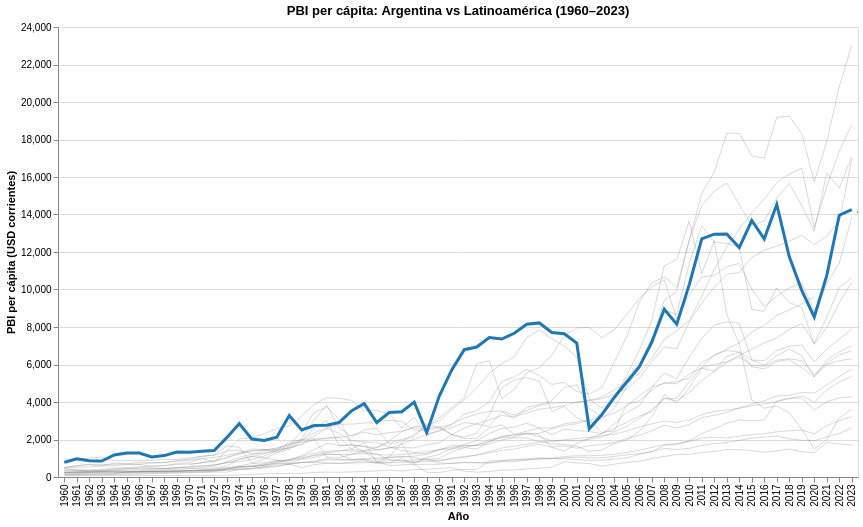

Notebook cell for this chart:
### Markdown cell above
ANÁLISIS PBI PER CAPITA DE ARGENTINA

**COMPARO DESDE 1960 HASTA 2024 VS OTROS PAÍSES DE LATINOAMERICA**

### Code cell
# Traer todos los países de la región "Latin America & Caribbean"
r = requests.get(f"{BASE_URL}/country?format=json&per_page=300&region=LCN")
data = r.json()
paises = data[1]
df_paises = pd.DataFrame(paises)
print(df_paises[["id", "name"]].to_string())

import time

# Códigos de países latinoamericanos más relevantes
paises_latam = [
    "ARG","BRA","CHL","COL","MEX","PER","URY",
    "BOL","ECU","PRY","VEN","GTM","CRI","PAN",
    "DOM","HND","SLV","NIC","CUB","HTI"
]

paises_str = ";".join(paises_latam)

url = f"{BASE_URL}/country/{paises_str}/indicator/NY.GDP.PCAP.CD"
r = requests.get(url, params={
    "format": "json",
    "per_page": "2000",
    "date": "1960:2023"
})

datos = r.json()[1]
df = pd.DataFrame(datos)

# Limpiar y estructurar
df["pais"] = df["country"].apply(lambda x: x["value"])
df["iso"]  = df["countryiso3code"]
df = df[["pais", "iso", "date", "value"]].dropna()
df.columns = ["País", "ISO", "Año", "PBI_per_capita"]
df["Año"] = df["Año"].astype(int)

print(df.shape)
print(df.head())

# Columna para destacar ARG vs el resto
df["color"] = df["ISO"].apply(lambda x: "Argentina" if x == "ARG" else "Resto LATAM")

print(df["País"].unique())  # verificar que estén todos los países

import altair as alt

# Líneas del resto de LATAM (grises, finas)
lineas_latam = alt.Chart(df[df["color"] == "Resto LATAM"]).mark_line(
    opacity=0.3,
    strokeWidth=1
).encode(
    x=alt.X("Año:O", title="Año"),
    y=alt.Y("PBI_per_capita:Q", title="PBI per cápita (USD corrientes)"),
    color=alt.value("gray"),
    detail="País:N",
    tooltip=["País", "Año", "PBI_per_capita"]
)

# Línea de Argentina (destacada en azul)
linea_arg = alt.Chart(df[df["color"] == "Argentina"]).mark_line(
    strokeWidth=3,
    color="#1f77b4"
).encode(
    x="Año:O",
    y="PBI_per_capita:Q",
    tooltip=["País", "Año", "PBI_per_capita"]
)

# Etiqueta final sobre Argentina
label_arg = alt.Chart(df[(df["color"] == "Argentina") & (df["Año"] == df["Año"].max())]).mark_text(
    align="left", dx=5, fontWeight="bold", color="#1f77b4"
).encode(
    x="Año:O",
    y="PBI_per_capita:Q",
    text="País:N"
)

# Combinar todo
grafico = (lineas_latam + linea_arg + label_arg).properties(
    title="PBI per cápita: Argentina vs Latinoamérica (1960–2023)",
    width=800,
    height=450
).interactive()  # ← zoom y pan con el mouse

grafico

### Figure 1 — Vega-Lite specification as saved in the notebook (floating-point values rounded to 4 significant figures; data arrays with more than 128 entries replaced by an {"elided": "..."} marker saying what was removed)
{"config": {"view": {"continuousWidth": 300, "continuousHeight": 300}}, "layer": [{"data": {"name": "data-a1849a31f57f4e016188223965be3f10"}, "mark": {"type": "line", "opacity": 0.3, "strokeWidth": 1}, "encoding": {"color": {"value": "gray"}, "detail": {"field": "País", "type": "nominal"}, "tooltip": [{"field": "País", "type": "nominal"}, {"field": "Año", "type": "quantitative"}, {"field": "PBI_per_capita", "type": "quantitative"}], "x": {"field": "Año", "title": "Año", "type": "ordinal"}, "y": {"field": "PBI_per_capita", "title": "PBI per cápita (USD corrientes)", "type": "quantitative"}}, "name": "view_1"}, {"data": {"name": "data-b955ae4d48479f9307a146d54bd73fdb"}, "mark": {"type": "line", "color": "#1f77b4", "strokeWidth": 3}, "encoding": {"tooltip": [{"field": "País", "type": "nominal"}, {"field": "Año", "type": "quantitative"}, {"field": "PBI_per_capita", "type": "quantitative"}], "x": {"field": "Año", "type": "ordinal"}, "y": {"field": "PBI_per_capita", "type": "quantitative"}}}, {"data": {"name": "data-438ae691dc225c316525f9f115e46d2e"}, "mark": {"type": "text", "align": "left", "color": "#1f77b4", "dx": 5, "fontWeight": "bold"}, "encoding": {"text": {"field": "País", "type": "nominal"}, "x": {"field": "Año", "type": "ordinal"}, "y": {"field": "PBI_per_capita", "type": "quantitative"}}}], "height": 450, "params": [{"name": "param_1", "select": {"type": "interval", "encodings": ["x", "y"]}, "bind": "scales", "views": ["view_1"]}], "title": "PBI per cápita: Argentina vs Latinoamérica (1960–2023)", "width": 800, "$schema": "https://vega.github.io/schema/vega-lite/v5.20.1.json", "datasets": {"data-a1849a31f57f4e016188223965be3f10": {"elided": "1198 records"}, "data-b955ae4d48479f9307a146d54bd73fdb": [{"País": "Argentina", "ISO": "ARG", "Año": 2023, "PBI_per_capita": 14260.0, "color": "Argentina"}, {"País": "Argentina", "ISO": "ARG", "Año": 2022, "PBI_per_capita": 13960.0, "color": "Argentina"}, {"País": "Argentina", "ISO": "ARG", "Año": 2021, "PBI_per_capita": 10740.0, "color": "Argentina"}, {"País": "Argentina", "ISO": "ARG", "Año": 2020, "PBI_per_capita": 8536.0, "color": "Argentina"}, {"País": "Argentina", "ISO": "ARG", "Año": 2019, "PBI_per_capita": 9956.0, "color": "Argentina"}, {"País": "Argentina", "ISO": "ARG", "Año": 2018, "PBI_per_capita": 11750.0, "color": "Argentina"}, {"País": "Argentina", "ISO": "ARG", "Año": 2017, "PBI_per_capita": 14530.0, "color": "Argentina"}, {"País": "Argentina", "ISO": "ARG", "Año": 2016, "PBI_per_capita": 12700.0, "color": "Argentina"}, {"País": "Argentina", "ISO": "ARG", "Año": 2015, "PBI_per_capita": 13680.0, "color": "Argentina"}, {"País": "Argentina", "ISO": "ARG", "Año": 2014, "PBI_per_capita": 12230.0, "color": "Argentina"}, {"País": "Argentina", "ISO": "ARG", "Año": 2013, "PBI_per_capita": 12960.0, "color": "Argentina"}, {"País": "Argentina", "ISO": "ARG", "Año": 2012, "PBI_per_capita": 12950.0, "color": "Argentina"}, {"País": "Argentina", "ISO": "ARG", "Año": 2011, "PBI_per_capita": 12700.0, "color": "Argentina"}, {"País": "Argentina", "ISO": "ARG", "Año": 2010, "PBI_per_capita": 10260.0, "color": "Argentina"}, {"País": "Argentina", "ISO": "ARG", "Año": 2009, "PBI_per_capita": 8150.0, "color": "Argentina"}, {"País": "Argentina", "ISO": "ARG", "Año": 2008, "PBI_per_capita": 8944.0, "color": "Argentina"}, {"País": "Argentina", "ISO": "ARG", "Año": 2007, "PBI_per_capita": 7185.0, "color": "Argentina"}, {"País": "Argentina", "ISO": "ARG", "Año": 2006, "PBI_per_capita": 5869.0, "color": "Argentina"}, {"País": "Argentina", "ISO": "ARG", "Año": 2005, "PBI_per_capita": 5068.0, "color": "Argentina"}, {"País": "Argentina", "ISO": "ARG", "Año": 2004, "PBI_per_capita": 4242.0, "color": "Argentina"}, {"País": "Argentina", "ISO": "ARG", "Año": 2003, "PBI_per_capita": 3320.0, "color": "Argentina"}, {"País": "Argentina", "ISO": "ARG", "Año": 2002, "PBI_per_capita": 2570.0, "color": "Argentina"}, {"País": "Argentina", "ISO": "ARG", "Año": 2001, "PBI_per_capita": 7141.0, "color": "Argentina"}, {"País": "Argentina", "ISO": "ARG", "Año": 2000, "PBI_per_capita": 7637.0, "color": "Argentina"}, {"País": "Argentina", "ISO": "ARG", "Año": 1999, "PBI_per_capita": 7706.0, "color": "Argentina"}, {"País": "Argentina", "ISO": "ARG", "Año": 1998, "PBI_per_capita": 8219.0, "color": "Argentina"}, {"País": "Argentina", "ISO": "ARG", "Año": 1997, "PBI_per_capita": 8147.0, "color": "Argentina"}, {"País": "Argentina", "ISO": "ARG", "Año": 1996, "PBI_per_capita": 7663.0, "color": "Argentina"}, {"País": "Argentina", "ISO": "ARG", "Año": 1995, "PBI_per_capita": 7358.0, "color": "Argentina"}, {"País": "Argentina", "ISO": "ARG", "Año": 1994, "PBI_per_capita": 7438.0, "color": "Argentina"}, {"País": "Argentina", "ISO": "ARG", "Año": 1993, "PBI_per_capita": 6932.0, "color": "Argentina"}, {"País": "Argentina", "ISO": "ARG", "Año": 1992, "PBI_per_capita": 6790.0, "color": "Argentina"}, {"País": "Argentina", "ISO": "ARG", "Año": 1991, "PBI_per_capita": 5709.0, "color": "Argentina"}, {"País": "Argentina", "ISO": "ARG", "Año": 1990, "PBI_per_capita": 4315.0, "color": "Argentina"}, {"País": "Argentina", "ISO": "ARG", "Año": 1989, "PBI_per_capita": 2375.0, "color": "Argentina"}, {"País": "Argentina", "ISO": "ARG", "Año": 1988, "PBI_per_capita": 3993.0, "color": "Argentina"}, {"País": "Argentina", "ISO": "ARG", "Año": 1987, "PBI_per_capita": 3477.0, "color": "Argentina"}, {"País": "Argentina", "ISO": "ARG", "Año": 1986, "PBI_per_capita": 3436.0, "color": "Argentina"}, {"País": "Argentina", "ISO": "ARG", "Año": 1985, "PBI_per_capita": 2906.0, "color": "Argentina"}, {"País": "Argentina", "ISO": "ARG", "Año": 1984, "PBI_per_capita": 3915.0, "color": "Argentina"}, {"País": "Argentina", "ISO": "ARG", "Año": 1983, "PBI_per_capita": 3538.0, "color": "Argentina"}, {"País": "Argentina", "ISO": "ARG", "Año": 1982, "PBI_per_capita": 2915.0, "color": "Argentina"}, {"País": "Argentina", "ISO": "ARG", "Año": 1981, "PBI_per_capita": 2764.0, "color": "Argentina"}, {"País": "Argentina", "ISO": "ARG", "Año": 1980, "PBI_per_capita": 2748.0, "color": "Argentina"}, {"País": "Argentina", "ISO": "ARG", "Año": 1979, "PBI_per_capita": 2512.0, "color": "Argentina"}, {"País": "Argentina", "ISO": "ARG", "Año": 1978, "PBI_per_capita": 3282.0, "color": "Argentina"}, {"País": "Argentina", "ISO": "ARG", "Año": 1977, "PBI_per_capita": 2126.0, "color": "Argentina"}, {"País": "Argentina", "ISO": "ARG", "Año": 1976, "PBI_per_capita": 1947.0, "color": "Argentina"}, {"País": "Argentina", "ISO": "ARG", "Año": 1975, "PBI_per_capita": 2027.0, "color": "Argentina"}, {"País": "Argentina", "ISO": "ARG", "Año": 1974, "PBI_per_capita": 2845.0, "color": "Argentina"}, {"País": "Argentina", "ISO": "ARG", "Año": 1973, "PBI_per_capita": 2098.0, "color": "Argentina"}, {"País": "Argentina", "ISO": "ARG", "Año": 1972, "PBI_per_capita": 1409.0, "color": "Argentina"}, {"País": "Argentina", "ISO": "ARG", "Año": 1971, "PBI_per_capita": 1373.0, "color": "Argentina"}, {"País": "Argentina", "ISO": "ARG", "Año": 1970, "PBI_per_capita": 1323.0, "color": "Argentina"}, {"País": "Argentina", "ISO": "ARG", "Año": 1969, "PBI_per_capita": 1330.0, "color": "Argentina"}, {"País": "Argentina", "ISO": "ARG", "Año": 1968, "PBI_per_capita": 1142.0, "color": "Argentina"}, {"País": "Argentina", "ISO": "ARG", "Año": 1967, "PBI_per_capita": 1064.0, "color": "Argentina"}, {"País": "Argentina", "ISO": "ARG", "Año": 1966, "PBI_per_capita": 1275.0, "color": "Argentina"}, {"País": "Argentina", "ISO": "ARG", "Año": 1965, "PBI_per_capita": 1282.0, "color": "Argentina"}, {"País": "Argentina", "ISO": "ARG", "Año": 1964, "PBI_per_capita": 1176.0, "color": "Argentina"}, {"País": "Argentina", "ISO": "ARG", "Año": 1963, "PBI_per_capita": 853.0, "color": "Argentina"}, {"País": "Argentina", "ISO": "ARG", "Año": 1962, "PBI_per_capita": 870.2, "color": "Argentina"}, {"País": "Argentina", "ISO": "ARG", "Año": 1961, "PBI_per_capita": 971.3, "color": "Argentina"}, {"País": "Argentina", "ISO": "ARG", "Año": 1960, "PBI_per_capita": 778.3, "color": "Argentina"}], "data-438ae691dc225c316525f9f115e46d2e": [{"País": "Argentina", "ISO": "ARG", "Año": 2023, "PBI_per_capita": 14260.0, "color": "Argentina"}]}}
